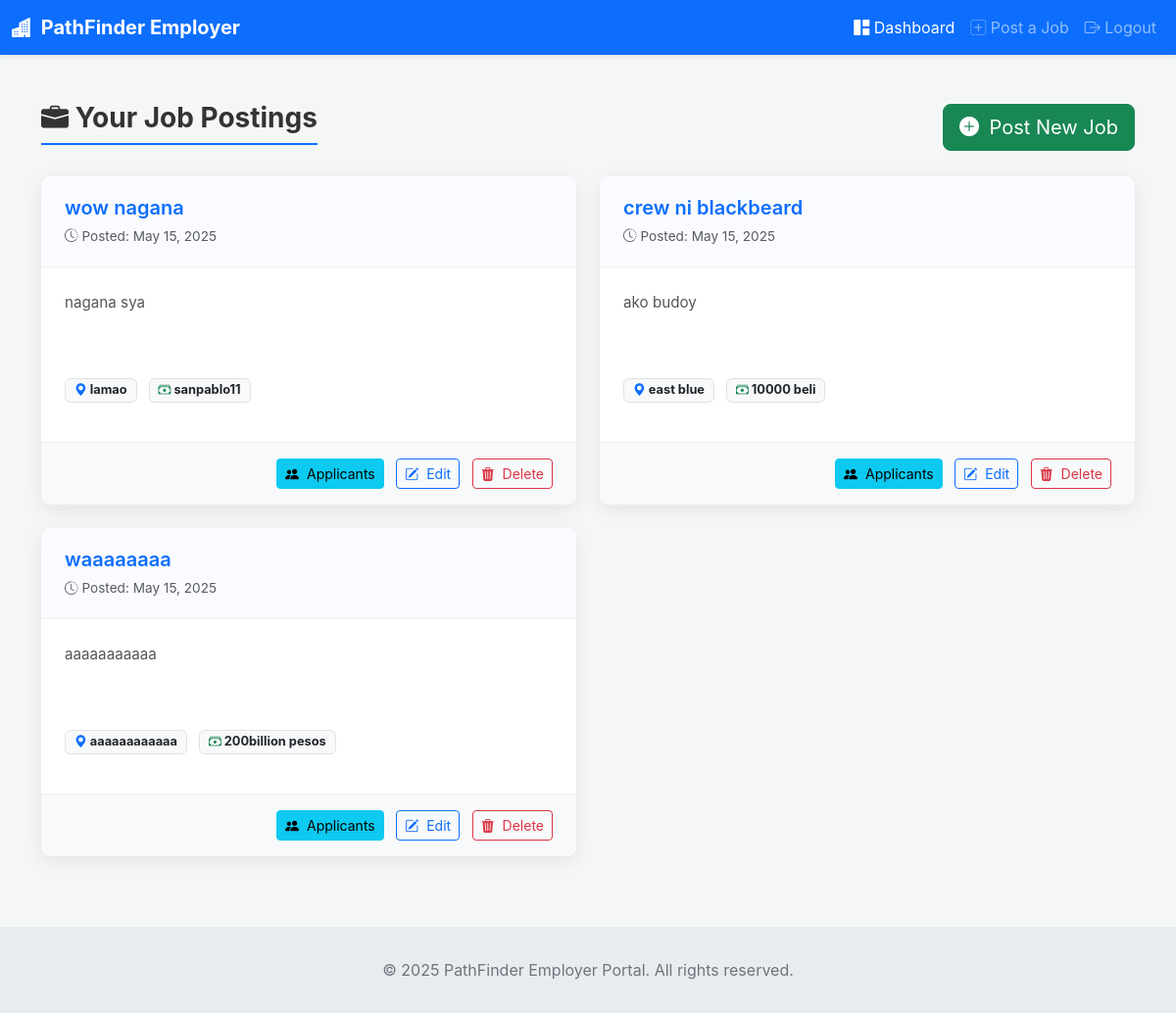
Page /employer/dashboardhire.php (signed in) on the committed database.
### tables this page shows
CREATE TABLE `jobs` (
  `id` int(11) NOT NULL,
  `employer_id` int(11) NOT NULL,
  `title` varchar(255) NOT NULL,
  `description` text NOT NULL,
  `location` varchar(255) DEFAULT NULL,
  `salary` varchar(100) DEFAULT NULL,
  `created_at` datetime DEFAULT current_timestamp()
);

### employer/dashboardhire.php (the view, shortened to what this page needs)
<?php
require '../connection.php';
$employer_id = $_SESSION['user'];
$sql = "SELECT id, title, description, location, salary, created_at FROM jobs WHERE employer_id = ? ORDER BY created_at DESC";
$stmt = $conn->prepare($sql);
$stmt->bind_param("i", $employer_id);
$stmt->execute();
$result = $stmt->get_result();
$jobs = [];
while ($row = $result->fetch_assoc()) {
    $jobs[] = $row;
}
?>
<!DOCTYPE html>
<html lang="en">
<head>
    <link href="https://cdn.jsdelivr.net/npm/bootstrap@5.3.3/dist/css/bootstrap.min.css" rel="stylesheet" />
    <link rel="stylesheet" href="https://cdn.jsdelivr.net/npm/bootstrap-icons@1.11.3/font/bootstrap-icons.min.css">
</head>
<body>
    <nav class="navbar navbar-expand-lg navbar-dark bg-primary shadow-sm">
        <div class="container-fluid">
            <a class="navbar-brand" href="dashboardhire.php"><i class="bi bi-buildings-fill"></i> PathFinder Employer</a>
            <div class="collapse navbar-collapse justify-content-end" id="navbarNav">
                <ul class="navbar-nav align-items-center">
                    <li class="nav-item">
                        <a class="nav-link active" href="dashboardhire.php"><i class="bi bi-grid-1x2-fill"></i> Dashboard</a>
                    </li>
                    <li class="nav-item">
                        <a class="nav-link" href="postjob.php"><i class="bi bi-plus-square-dotted"></i> Post a Job</a>
                    </li>
                    <li class="nav-item">
                        <a class="nav-link" href="../logout.php"><i class="bi bi-box-arrow-right"></i> Logout</a>
                    </li>
                </ul>
            </div>
        </div>
    </nav>
    <div class="container mt-5 mb-5">
        <div class="d-flex justify-content-between align-items-center mb-4">
            <h3 class="page-header"><i class="bi bi-briefcase-fill"></i> Your Job Postings</h3>
            <a href="postjob.php" class="btn btn-success btn-lg"><i class="bi bi-plus-circle-fill"></i> Post New Job</a>
        </div>
        <?php if (count($jobs) > 0): ?>
            <div class="row">
                <?php foreach ($jobs as $job): ?>
                    <div class="col-lg-6">
                        <div class="job-card">
                            <div class="job-card-header">
                                <h5><?= htmlspecialchars($job['title']) ?></h5>
                                <small class="text-muted"><i class="bi bi-clock-history"></i> Posted: <?= date("M j, Y", strtotime($job['created_at'])) ?></small>
                            </div>
                            <div class="job-card-body">
                                <p class="job-description-truncate"><?= nl2br(htmlspecialchars($job['description'])) ?></p>
                                <div class="job-meta-info">
                                    <span class="badge bg-light text-dark border"><i class="bi bi-geo-alt-fill text-primary"></i> <?= htmlspecialchars($job['location']) ?></span>
                                    <?php if (!empty($job['salary'])): ?>
                                        <span class="badge bg-light text-dark border"><i class="bi bi-cash-stack text-success"></i> <?= htmlspecialchars($job['salary']) ?></span>
                                    <?php endif; ?>
                                </div>
                            </div>
                            <div class="job-actions">
                                <a href="view_applicants.php?job_id=<?= $job['id'] ?>" class="btn btn-info btn-sm" title="View Applicants">
                                    <i class="bi bi-people-fill"></i> Applicants
                                </a>
                                <a href="edit_job.php?id=<?= $job['id'] ?>" class="btn btn-outline-primary btn-sm" title="Edit Job">
                                    <i class="bi bi-pencil-square"></i> Edit
                                </a>
                                <a href="delete_job.php?id=<?= $job['id'] ?>" class="btn btn-outline-danger btn-sm" title="Delete Job"
                                   onclick="return confirm('Are you sure you want to delete this job posting? This action cannot be undone and will also remove associated applications if configured.');">
                                    <i class="bi bi-trash3-fill"></i> Delete
                                </a>
                            </div>
                        </div>
                    </div>
                <?php endforeach; ?>
            </div>
        <?php endif; ?>
    </div>
    <footer class="footer text-center">
        <p class="mb-0">&copy; <?= date('Y') ?> PathFinder Employer Portal. All rights reserved.</p>
    </footer>
</body>
</html>

### employer/dashboardhire.php (style rules this page uses)
body { background-color: #f4f7f6; font-family: 'Inter', sans-serif; }
.navbar-brand { font-weight: bold; }
.navbar-brand i { margin-right: 5px; }
.page-header { color: #333; font-weight: 700; border-bottom: 2px solid #0d6efd; padding-bottom: 0.5rem; display: inline-block; }
.job-card { background-color: #fff; border: none; border-radius: 10px; margin-bottom: 1.5rem; box-shadow: 0 5px 20px rgba(0, 0, 0, 0.08); transition: transform 0.2s ease-in-out, box-shadow 0.2s ease-in-out; overflow: hidden; }
.job-card-header { padding: 1.25rem 1.5rem; border-bottom: 1px solid #f0f0f0; background-color: #fafbff; }
.job-card-header h5 { margin-bottom: 0.25rem; font-weight: 600; color: #0d6efd; }
.job-card-header .text-muted { font-size: 0.85rem; }
.job-card-body { padding: 1.5rem; }
.job-description-truncate { font-size: 0.95rem; color: #555; line-height: 1.6; height: 4.8em; overflow: hidden; text-overflow: ellipsis; display: -webkit-box; -webkit-line-clamp: 3; -webkit-box-orient: vertical; }
.job-meta-info { font-size: 0.9rem; color: #6c757d; margin-bottom: 1rem; }
.job-meta-info .badge { margin-right: 0.5rem; font-size: 0.8rem; padding: 0.4em 0.7em; }
.job-actions { padding: 1rem 1.5rem; background-color: #f8f9fa; border-top: 1px solid #f0f0f0; text-align: right; }
.job-actions .btn { margin-left: 0.5rem; font-size: 0.875rem; }
.job-actions .btn i { margin-right: 4px; }
.btn-success i { margin-right: 5px; }
.footer { padding: 2rem 0; background-color: #e9ecef; color: #6c757d; }

### rows in the picture
jobs: title "wow nagana", created_at "May 15, 2025", description "nagana sya", location "lamao", salary "sanpablo11"
jobs: title "crew ni blackbeard", created_at "May 15, 2025", description "ako budoy", location "east blue", salary "10000 beli"
jobs: title "waaaaaaaa", created_at "May 15, 2025", description "aaaaaaaaaaa", location "aaaaaaaaaaaa", salary "200billion pesos"
